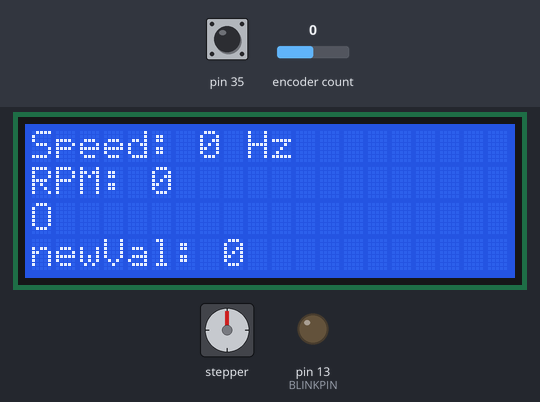
Bench run of a program on a simulated Arduino Mega 2560, built with avr-gcc and run on an emulated ATmega2560. On the bench: 20×4 character LCD, stepper motor, output pins drawn as LEDs (lit = HIGH). Dashed ring = blinking. The inputs (shaded band) are chosen by the test bench; at power-on: pin 35 HIGH, encoder count 0. Stepper angles assume 200 steps per turn; what the program prints to the serial monitor is not drawn.

Above: at 1.3 s.
1.4 s: pin 35 pulled LOW for 0.15 s
2.1 s: pin 35 pulled LOW for 1 s
At 3.4 s:
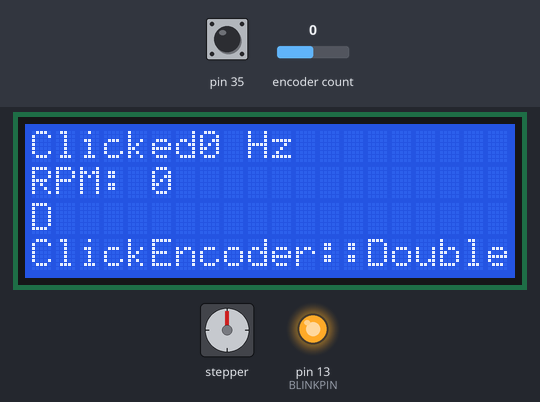
3.7 s: encoder count set to -1
At 4.52 s:
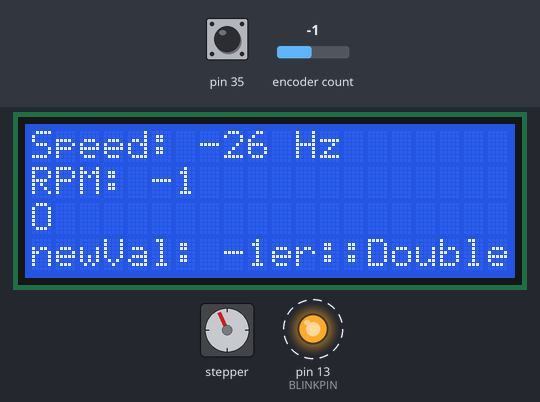
6.5 s: pin 35 pulled LOW for 0.15 s
At 7.95 s:
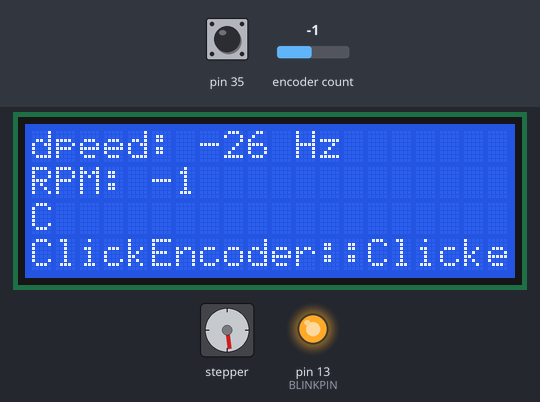
9.2 s: pin 35 pulled LOW for 3.2 s
At 12.4 s:
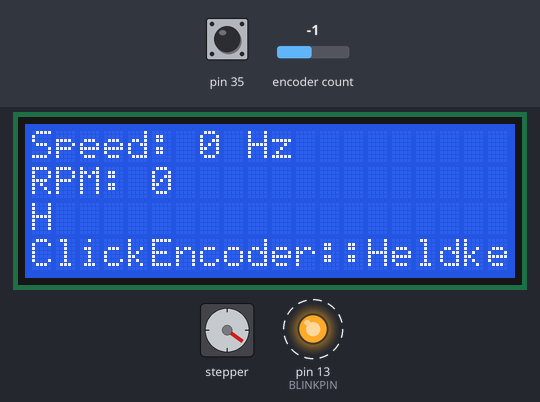
13.0 s: pin 35 pulled LOW for 0.15 s
At 14.54 s:
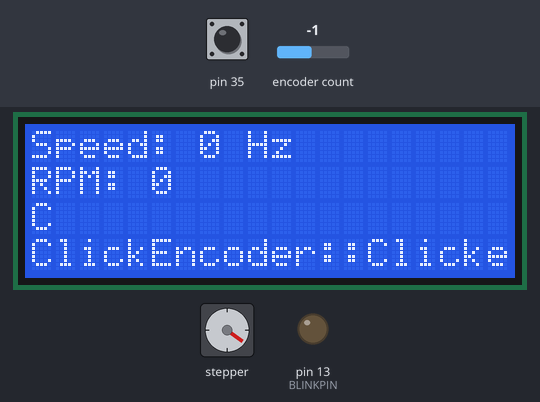
Timing chart, 0 to 14.7 s (numbered marks = the images above; inputs shaded):
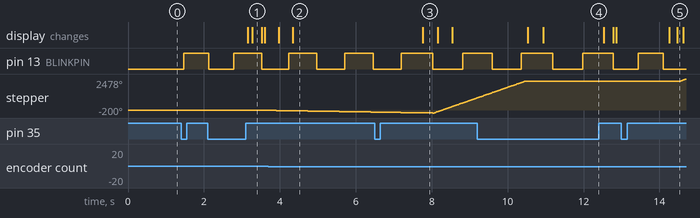

Measured:
- after the input at 2.1 s, stepper: stops changing and stays 0°; the display: first changes after 1.1 s (image 1 shows a later state)
- after the input at 3.7 s, stepper: keeps turning counter-clockwise at about 48°/s, starting after 0.17 s; the display: first changes after 0.27 s (image 2 shows a later state)
- after the input at 6.5 s, the display: changes after 1.3 s (image 3)
- after the input at 9.2 s, the display: first changes after 1.3 s (image 4 shows a later state)
- after the input at 13.0 s, stepper: turns 174° clockwise in 0.16 s, starting after 1.5 s; the display: first changes after 1.3 s (image 5 shows a later state)
- by itself, pin 13 (BLINKPIN): alternates HIGH for 0.81 s and LOW for 0.79 s

The program:

main.cpp
```cpp
#include <TimerThree.h>

#include <TimerOne.h>
#include <Wire.h>
#include <LiquidCrystal.h>
#include <AccelStepper.h>
#define ENC_HALFSTEP 1
#define ENC_DECODER ENC_FLAKY
#include <ClickEncoder.h>

#define BLINKPIN 13
#define MAX_SPEED 1200.0
#define STEP_MODE 8.0
#define TURNS 300
#define STEPS 200.0

 #define LCD_PINS_RS 16
 #define LCD_PINS_ENABLE 17
 #define LCD_PINS_D4 23
 #define LCD_PINS_D5 25
 #define LCD_PINS_D6 27
 #define LCD_PINS_D7 29

AccelStepper stepperX = AccelStepper(AccelStepper::DRIVER,54,55);
LiquidCrystal lcd(LCD_PINS_RS, LCD_PINS_ENABLE, LCD_PINS_D4, LCD_PINS_D5, LCD_PINS_D6, LCD_PINS_D7);
ClickEncoder *encoder;

int16_t last, value;

void displayAccelerationStatus() {
  lcd.setCursor(0, 2);
  lcd.print("Acceleration ");
  lcd.print(encoder->getAccelerationEnabled() ? "on " : "off");
}
void encoderDriver()
{
 encoder->service();
}

void stepperDriver()
{
  stepperX.runSpeed();
}

void displayAt(int x, int y, const char* string)
{
  lcd.setCursor(x,y);
  lcd.print(string);
}
void displayStepper(long value)
{
  displayAt(0,0,"Speed: ");
  lcd.print(value);
   lcd.print(" Hz   ");
}
void displayTurns(int16_t value)
{
  displayAt(0,1,"RPM: ");
  lcd.print(value);
  lcd.print("    ");
}
void displayButton(ClickEncoder::Button b)
{
  lcd.setCursor(0,2);
  char bstate = ' ';
  switch(b){
    case ClickEncoder::Open:
      bstate ='O'; break;
    case ClickEncoder::Clicked:
      bstate = 'C'; break;
    case ClickEncoder::Pressed:
      bstate = 'P'; break;
    case ClickEncoder::Held:
      bstate = 'H'; break;
    case ClickEncoder::Released:
       bstate= 'R'; break;
    case ClickEncoder::DoubleClicked:
       bstate = 'D'; break;
  }
  lcd.print(bstate);
}

void setup() {
  // setup serial
  Serial.begin(57600);

  // setup LED
  pinMode(BLINKPIN, OUTPUT);

  // setup LCD
  lcd.begin(20,4);
  lcd.clear();
  lcd.setCursor(0,0);

  // setup encoder
  encoder = new ClickEncoder(31, 33, 35);
  encoder->setAccelerationEnabled(true);
  // setup stepper stepper
  stepperX.setPinsInverted(false,false,true);
  stepperX.setEnablePin(38);
  stepperX.setMaxSpeed(MAX_SPEED*STEP_MODE);
  stepperX.setAcceleration(10000*STEP_MODE);
  stepperX.setSpeed(0);
//  unsigned long dest = TURNS * STEPS * STEP_MODE;
//  stepperX.move(dest);

  // setup Stepper driver timer
  Timer3.initialize(20);
  Timer3.attachInterrupt(stepperDriver);

  Timer1.initialize(1000);
  Timer1.attachInterrupt(encoderDriver);
  Serial.print("Starting :");
  lcd.print("Starting: ");
//  Serial.println(dest);
//  lcd.print(dest);

}

void loop() {
  static unsigned long dest = 0;//TURNS * STEPS * STEP_MODE;
  static unsigned long lastRunning = 0;
  static bool isRunning = true;
  static unsigned long lastBlink;
  static bool LEDstate = false;
  // put your main code here, to run repeatedly:
  displayStepper(stepperX.speed());

  if(stepperX.distanceToGo()==0){
    if(isRunning){
      isRunning = false;
      lastRunning = millis();
    }else{
      if( (millis() - lastRunning) > 1000){
        isRunning = true;
        stepperX.move(dest);
        dest *=-1;
      }
    }

  }

  if( (millis()-lastBlink)>500){
    digitalWrite(BLINKPIN,LEDstate);
    LEDstate = !LEDstate;
    lastBlink = millis();
  }

  value += encoder->getValue();
  if (value != last) {
    last = value;
    dest = value * STEPS * STEP_MODE;
    float newSpeed = (value / 60.0) * STEPS * STEP_MODE;
    stepperX.setSpeed(newSpeed);
  }
  displayTurns(value);
  if ((0 == value) /*&& (0 == stepperX.distanceToGo())*/){
//    if(stepperX.currentPosition() != 0){
      stepperX.setSpeed(0);
//    }else{
      stepperX.disableOutputs();
//    }
  }else{
    stepperX.enableOutputs();
  }
  ClickEncoder::Button b = encoder->getButton();
  displayButton(b);
  switch(b){
    case ClickEncoder::Clicked:{
        value += 25;
        break;
    }
    case ClickEncoder::Held:
        stepperX.setSpeed(0);
        value = 0;
        break;
  }
  lcd.setCursor(0,3);
  lcd.print("newVal: ");
  lcd.print(value);

 if (b != ClickEncoder::Open) {
   lcd.setCursor(0,3);
   Serial.print("Button: ");
   #define VERBOSECASE(label) case label: lcd.print(#label); break;
   switch (b) {
     VERBOSECASE(ClickEncoder::Pressed);
     VERBOSECASE(ClickEncoder::Held)
     VERBOSECASE(ClickEncoder::Released)
     VERBOSECASE(ClickEncoder::Clicked)
     case ClickEncoder::DoubleClicked:
         lcd.print("ClickEncoder::DoubleClicked");
         //encoder->setAccelerationEnabled(!encoder->getAccelerationEnabled());
         //Serial.print("  Acceleration is ");
         //Serial.println((encoder->getAccelerationEnabled()) ? "enabled" : "disabled");
       break;
   }
 }

  delay(200);
}
```
